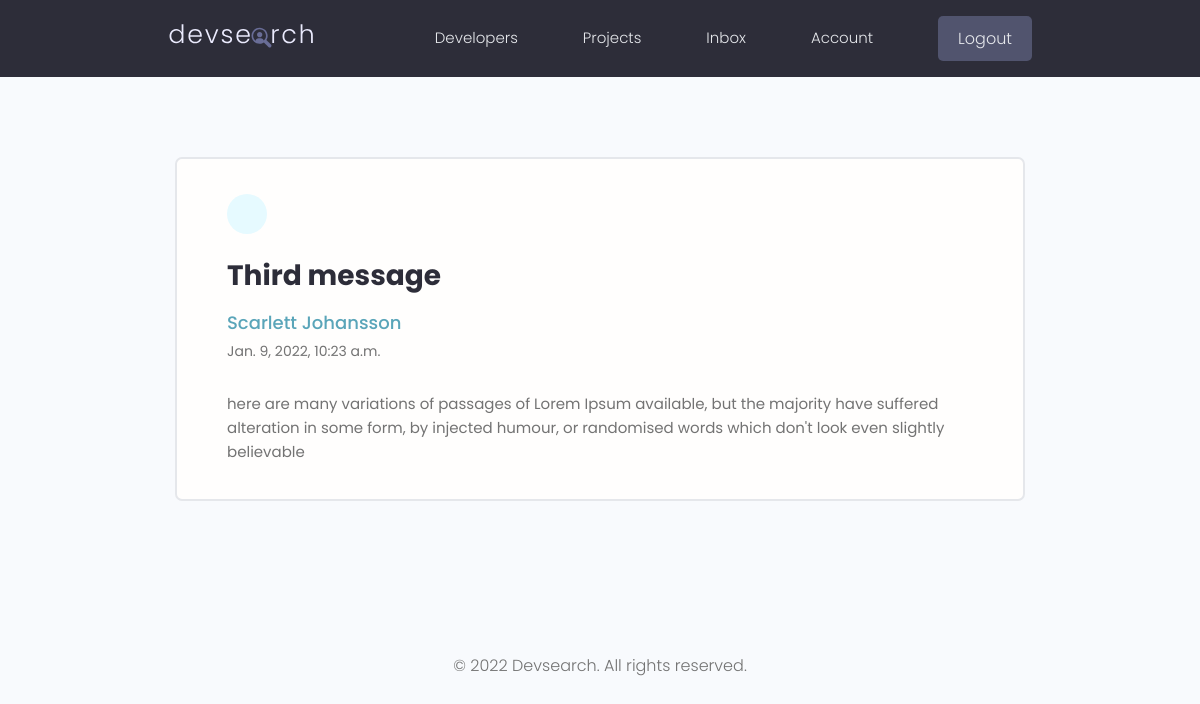
/message/46836217-6a19-47c8-a827-97a7c3d94f1e/ (signed in), run on the app's committed database.
### users/models.py (models this page shows, shortened)
class Message(models.Model):
    sender = models.ForeignKey(Profile, on_delete=models.SET_NULL, null=True, blank=True)
    recipient = models.ForeignKey(Profile, on_delete=models.SET_NULL, null=True, blank=True, related_name='messages')
    name = models.CharField(max_length=256, null=True, blank=True)
    email = models.EmailField(max_length=256, null=True, blank=True)
    subject = models.CharField(max_length=256, null=True, blank=True)
    body = models.TextField()
    is_read = models.BooleanField(default=False, null=True)
    created = models.DateTimeField(auto_now_add=True)
    id = models.UUIDField(default=uuid.uuid4, unique=True, primary_key=True, editable=False)
    class Meta:
        ordering = ['is_read', '-created']

### users/views.py (the view)
# urls.py: path('message/<str:pk>/', views.view_message, name='message'),
@login_required(login_url='login')
def view_message(request, pk):
    profile = request.user.profile
    message = profile.messages.get(id=pk)
    if message.is_read == False:
        message.is_read = True
        message.save()
    context = {'message': message}
    return render(request, 'users/message.html', context)

### users/templates/users/message.html (shortened to what this page needs)
{% extends 'main.html' %}
{% block content %}
  <main class="messagePage my-xl">
    <div class="content-box">
      <div class="message">
        <a class="backButton" href="{% url 'inbox' %}"></a>
        <h2 class="message__subject">{{ message.subject }}</h2>
          <a href="" class="message__author">{{ message.name}}</a>
          <p class="message__date">{{ message.created }}</p>
          <div class="message__body">{{ message.body|linebreaksbr }}</div>
    </div>
  </main>
{% endblock content %}>

### static/styles/app.css (style rules this page uses)
:root { --color-sub: #2d2d39; }
.content-box { width: 95%; max-width: 85rem; margin: 0 auto; }
.message { padding: 2.5rem 0; }
.message > a { display: flex; gap: 1rem; }
.message__author, .message__date { flex-basis: 25%; }
.message__subject { flex-basis: 50%; }
.message__date { text-align: right; }
.messagePage .message { list-style: none; background: var(--color-white); padding: 3.5rem 5rem; border: 2px solid var(--color-light); border-radius: 0.7rem; }
.messagePage .message__subject { font-size: 2.8rem; color: var(--color-sub); margin-bottom: 1rem; margin-top: 2rem; }
.messagePage .message__author { font-size: 1.8rem; font-weight: 500; }
.messagePage .message__date { font-size: 1.4rem; font-weight: 400; text-align: left; margin-bottom: 3rem; }
.backButton { background: var(--color-main-light); color: var(--color-main); width: 4rem; height: 4rem; display: flex; align-items: center; justify-content: center; border-radius: 50%; }

### static/uikit/styles/modules/_variables.css (style rules this page uses)
:root { --color-main: #5aa5b9; --color-main-light: #e6faff; --color-sub: #3f4156; --color-sub-light: #51546e; --color-sub-lighter: #ededfd; --color-text: #737373; --color-gray: #8b8b8b; --color-light: #e5e7eb; --color-light-gray: #767676; --color-bg: #f8fafd; --color-white: #fffefd; --color-white-light: #f3f3f3; --color-success: #359e64; --color-success-bg: #def8e8; --color-error: #fc4b0b; --color-error-bg: #fff2ee; --font-base: 'Poppins', arial, helvetica, 'Segoe UI', roboto, ubuntu, sans-serif; --font-monospace: 'Fira Code', 'Courier New', courier, monospace; --font-regular: 300; --font-medium: 500; --font-bold: 700; --generic-shadow: 1px 1px 5px #00000010; --generic-transition: all 0.3s ease-in-out; }

### static/uikit/styles/modules/_base.css (style rules this page uses)
* { margin: 0; padding: 0; box-sizing: border-box; text-rendering: optimizeLegibility; color: inherit; font-size: inherit; }
html { font-size: 50%; }
@media only screen and (min-width: 480px) { html { font-size: 56.25%; } }
@media only screen and (min-width: 1200px) { html { font-size: 62.5%; } }
body { line-height: 1.6; font-weight: 400; font-size: 1.5rem; color: var(--color-text); background-color: var(--color-bg); min-height: 100vh; }

### static/uikit/styles/modules/_typography.css (style rules this page uses)
* { font-family: var(--font-base); }
h2 { font-size: 3.6rem; font-weight: var(--font-bold); }
p, span, strong { font-size: 1.6rem; color: var(--color-text); font-weight: var(--font-regular); }
a { padding-bottom: 2px; text-decoration: none; display: inline-block; color: var(--color-main); font-weight: var(--font-medium); }

### static/uikit/styles/modules/_utilities.css (style rules this page uses)
.my-xl { margin: 8rem auto; }

### data on the page
Message: subject "Third message", name "Scarlett Johansson", created "Jan. 9, 2022, 10:23 a.m.", body "here are many variations of passages of Lorem Ipsum available, but the majority have suffered alteration in some form, by injected humour, or randomised words which don't look even slightly believable"
